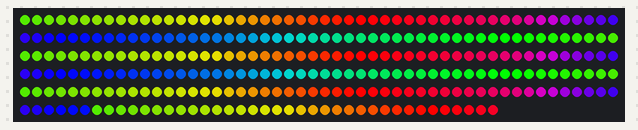
A sketch run on a simulated Arduino Uno, built with avr-gcc and run on an emulated ATmega328P. Parts: 290 RGB LEDs in strip order, left to right, continuing on the next row. Colours are those a GRB WS2812 strip shows for the declared byte order.

Above: at 1.18 s.
At 6.12 s:
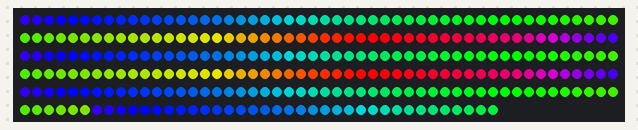
At 11.86 s:
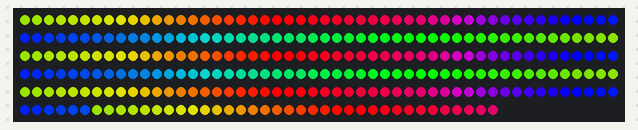
At 20.18 s:
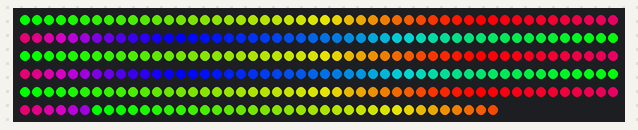
At 28.54 s:
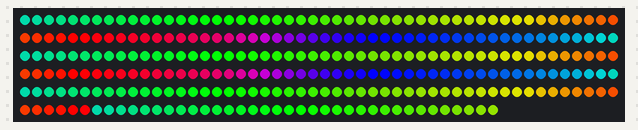
At 39.36 s:
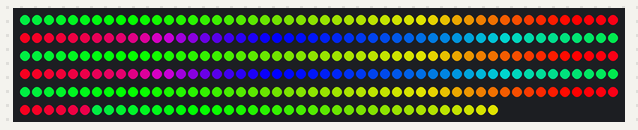

The sketch:

dancefloor.ino
```cpp
#include "FastLED.h"

#define N_LEDS 290
#define BRIGHTNESS 255

CRGB leds[N_LEDS];
uint32_t t;

void setup() {
  delay(1000);
  t = millis();

  Serial.begin(9600);

  FastLED.addLeds<WS2812, 6>(leds, N_LEDS);
  FastLED.setBrightness(BRIGHTNESS);

  for (uint16_t i = 0; i < N_LEDS; i++) {
    leds[i] = CHSV(255, 255, 255);
  }
  FastLED.show();
}

void loop() {
  // static uint32_t dt;
  // dt = millis() - t;
  t = millis();

  uint16_t hue_start = ((t * 256) / 10000) % 256;
  while (hue_start > 255) {
    hue_start -= 256;
  }

  uint16_t hue;
  for (uint16_t i = 0; i < N_LEDS; i++) {
    hue = hue_start + ((i * 256) / 100);
    while (hue > 255) {
      hue -= 256;
    }
    leds[i] = CHSV(hue, 255, 255);
  }
  FastLED.show();
}
```
